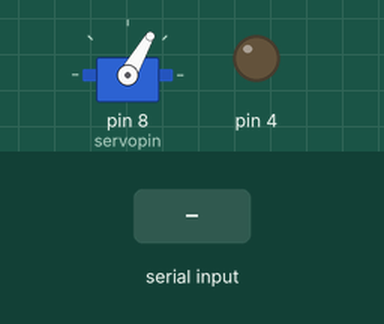
Simulated run of this sketch. Board: Arduino Uno, built with avr-gcc and run on an emulated ATmega328P. Shown: servo, output pins drawn as LEDs (lit = HIGH). The test bench sets the inputs (shaded band).

Above: at 1.2 s.
1.3 s: "u" received over Serial
At 2.3 s:
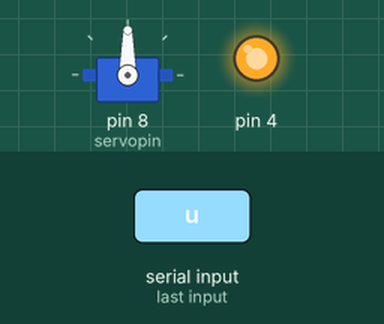
2.8 s: "d" received over Serial
At 3.5 s:
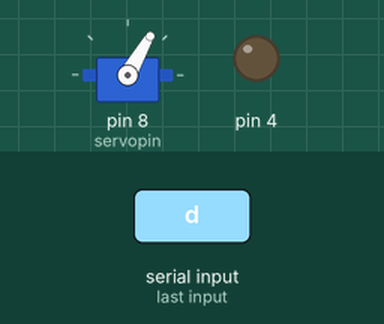
Timing chart, 0 to 5.8 s (numbered marks = the images above; inputs shaded):
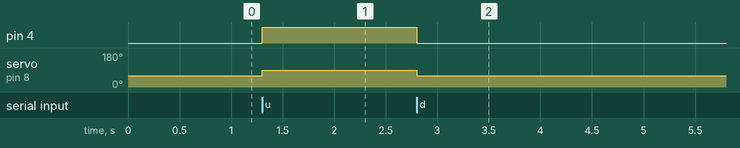

Measured:
- after the input at 1.3 s, pin 4: LOW → HIGH at once; servo on pin 8 (servopin): 60° → 90° at once
- after the input at 2.8 s, pin 4: HIGH → LOW at once; servo on pin 8 (servopin): 90° → 60° at once

The sketch:

sketch_jan08a.ino
```cpp
#include <Servo.h>


char readc;

//Define servo
Servo PenServo;
int servopin = 8;
int SERVOUP = 90;
int SERVODOWN = 60;

void setup() {
  // put your setup code here, to run once:
  pinMode(4,OUTPUT);
  digitalWrite(4,LOW);
  Serial.begin(9600);

    //Servo
  PenServo.attach(servopin);
  PenServo.write(SERVODOWN);
}

void loop() {
  // put your main code here, to run repeatedly:
  if(Serial.available()){
    readc = Serial.read();
    if(readc == 'u'){
      digitalWrite(4,HIGH);
      PenServo.write(SERVOUP);
    }
    else if(readc == 'd'){
      digitalWrite(4,LOW);
      PenServo.write(SERVODOWN);
    }
  }
}
```
